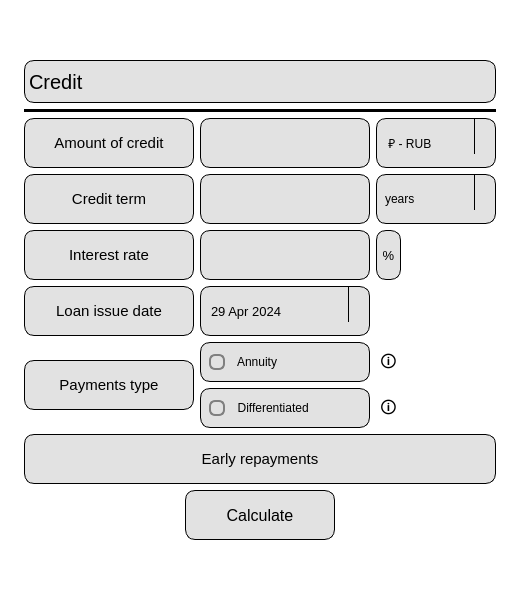
<?xml version="1.0" encoding="UTF-8"?>
<ui version="4.0">
 <class>s21_credit</class>
 <widget class="QMainWindow" name="s21_credit">
  <property name="geometry">
   <rect>
    <x>0</x>
    <y>0</y>
    <width>520</width>
    <height>600</height>
   </rect>
  </property>
  <property name="minimumSize">
   <size>
    <width>520</width>
    <height>600</height>
   </size>
  </property>
  <property name="maximumSize">
   <size>
    <width>520</width>
    <height>600</height>
   </size>
  </property>
  <property name="windowTitle">
   <string>Calculator (by kossadda)</string>
  </property>
  <property name="windowIcon">
   <iconset>
    <normaloff>../pics/credit.png</normaloff>../pics/credit.png</iconset>
  </property>
  <property name="windowOpacity">
   <double>0.975000000000000</double>
  </property>
  <widget class="QWidget" name="centralwidget">
   <property name="minimumSize">
    <size>
     <width>440</width>
     <height>550</height>
    </size>
   </property>
   <property name="maximumSize">
    <size>
     <width>16777215</width>
     <height>16777215</height>
    </size>
   </property>
   <property name="styleSheet">
    <string notr="true">background-color: rgb(255, 255, 255);</string>
   </property>
   <layout class="QGridLayout" name="gridLayout">
    <item row="3" column="0">
     <layout class="QGridLayout" name="layout">
      <property name="leftMargin">
       <number>15</number>
      </property>
      <property name="topMargin">
       <number>15</number>
      </property>
      <property name="rightMargin">
       <number>15</number>
      </property>
      <property name="bottomMargin">
       <number>15</number>
      </property>
      <item row="9" column="1">
       <widget class="QRadioButton" name="differentiated">
        <property name="sizePolicy">
         <sizepolicy hsizetype="Fixed" vsizetype="Fixed">
          <horstretch>0</horstretch>
          <verstretch>0</verstretch>
         </sizepolicy>
        </property>
        <property name="minimumSize">
         <size>
          <width>170</width>
          <height>25</height>
         </size>
        </property>
        <property name="maximumSize">
         <size>
          <width>16777215</width>
          <height>40</height>
         </size>
        </property>
        <property name="styleSheet">
         <string notr="true">QRadioButton::indicator {
    border: 2px solid #808080;
    width: 12px;
    height: 12px;
    border-radius: 6px;
	color: rgb(0, 0, 0);
}

QRadioButton::indicator:checked {
    background-color: rgb(175, 97, 33);
    border: 3px solid #808080;
}

QRadioButton{
    border-radius: 10px;
    padding: 0 8px;
	background-color: rgb(226, 226, 226);
	color:black;
	border: 1px solid black;
}
</string>
        </property>
        <property name="text">
         <string>  Differentiated</string>
        </property>
       </widget>
      </item>
      <item row="5" column="1">
       <widget class="QLineEdit" name="time_edit">
        <property name="sizePolicy">
         <sizepolicy hsizetype="Fixed" vsizetype="Expanding">
          <horstretch>0</horstretch>
          <verstretch>0</verstretch>
         </sizepolicy>
        </property>
        <property name="minimumSize">
         <size>
          <width>170</width>
          <height>35</height>
         </size>
        </property>
        <property name="maximumSize">
         <size>
          <width>16777215</width>
          <height>50</height>
         </size>
        </property>
        <property name="font">
         <font>
          <pointsize>10</pointsize>
         </font>
        </property>
        <property name="styleSheet">
         <string notr="true">QLineEdit {
    border-radius: 10px;
    padding: 0 8px;
	background-color: rgb(226, 226, 226);
	color:black;
	border: 1px solid black;
}</string>
        </property>
        <property name="text">
         <string/>
        </property>
        <property name="placeholderText">
         <string/>
        </property>
       </widget>
      </item>
      <item row="7" column="0">
       <widget class="QLabel" name="loan_label">
        <property name="sizePolicy">
         <sizepolicy hsizetype="Fixed" vsizetype="Expanding">
          <horstretch>0</horstretch>
          <verstretch>0</verstretch>
         </sizepolicy>
        </property>
        <property name="minimumSize">
         <size>
          <width>170</width>
          <height>35</height>
         </size>
        </property>
        <property name="maximumSize">
         <size>
          <width>16777215</width>
          <height>50</height>
         </size>
        </property>
        <property name="font">
         <font>
          <pointsize>11</pointsize>
         </font>
        </property>
        <property name="styleSheet">
         <string notr="true">border-radius: 10px;
background-color: rgb(226, 226, 226);
color:black;
border: 1px solid black;</string>
        </property>
        <property name="text">
         <string>Loan issue date</string>
        </property>
        <property name="alignment">
         <set>Qt::AlignCenter</set>
        </property>
       </widget>
      </item>
      <item row="4" column="0">
       <widget class="QLabel" name="amount_label">
        <property name="sizePolicy">
         <sizepolicy hsizetype="Fixed" vsizetype="Expanding">
          <horstretch>0</horstretch>
          <verstretch>0</verstretch>
         </sizepolicy>
        </property>
        <property name="minimumSize">
         <size>
          <width>170</width>
          <height>35</height>
         </size>
        </property>
        <property name="maximumSize">
         <size>
          <width>16777215</width>
          <height>50</height>
         </size>
        </property>
        <property name="font">
         <font>
          <pointsize>11</pointsize>
         </font>
        </property>
        <property name="styleSheet">
         <string notr="true">border-radius: 10px;
background-color: rgb(226, 226, 226);
color:black;
border: 1px solid black;</string>
        </property>
        <property name="text">
         <string>Amount of credit</string>
        </property>
        <property name="alignment">
         <set>Qt::AlignCenter</set>
        </property>
       </widget>
      </item>
      <item row="4" column="1">
       <widget class="QLineEdit" name="amount_edit">
        <property name="sizePolicy">
         <sizepolicy hsizetype="Fixed" vsizetype="Expanding">
          <horstretch>0</horstretch>
          <verstretch>0</verstretch>
         </sizepolicy>
        </property>
        <property name="minimumSize">
         <size>
          <width>170</width>
          <height>35</height>
         </size>
        </property>
        <property name="maximumSize">
         <size>
          <width>16777215</width>
          <height>50</height>
         </size>
        </property>
        <property name="font">
         <font>
          <pointsize>10</pointsize>
         </font>
        </property>
        <property name="styleSheet">
         <string notr="true">QLineEdit {
    border-radius: 10px;
    padding: 0 8px;
	background-color: rgb(226, 226, 226);
	color:black;
	border: 1px solid black;
}</string>
        </property>
        <property name="text">
         <string/>
        </property>
        <property name="placeholderText">
         <string/>
        </property>
       </widget>
      </item>
      <item row="11" column="0" colspan="3">
       <layout class="QVBoxLayout" name="layout_1"/>
      </item>
      <item row="5" column="0">
       <widget class="QLabel" name="credit_label">
        <property name="sizePolicy">
         <sizepolicy hsizetype="Fixed" vsizetype="Expanding">
          <horstretch>0</horstretch>
          <verstretch>0</verstretch>
         </sizepolicy>
        </property>
        <property name="minimumSize">
         <size>
          <width>170</width>
          <height>35</height>
         </size>
        </property>
        <property name="maximumSize">
         <size>
          <width>16777215</width>
          <height>50</height>
         </size>
        </property>
        <property name="font">
         <font>
          <pointsize>11</pointsize>
         </font>
        </property>
        <property name="styleSheet">
         <string notr="true">border-radius: 10px;
background-color: rgb(226, 226, 226);
color:black;
border: 1px solid black;</string>
        </property>
        <property name="text">
         <string>Credit term</string>
        </property>
        <property name="alignment">
         <set>Qt::AlignCenter</set>
        </property>
       </widget>
      </item>
      <item row="12" column="0" colspan="3">
       <layout class="QHBoxLayout" name="layout_2">
        <item>
         <spacer name="spacer_6">
          <property name="orientation">
           <enum>Qt::Horizontal</enum>
          </property>
          <property name="sizeType">
           <enum>QSizePolicy::Preferred</enum>
          </property>
          <property name="sizeHint" stdset="0">
           <size>
            <width>40</width>
            <height>20</height>
           </size>
          </property>
         </spacer>
        </item>
        <item>
         <widget class="QPushButton" name="calculate">
          <property name="sizePolicy">
           <sizepolicy hsizetype="Fixed" vsizetype="Fixed">
            <horstretch>0</horstretch>
            <verstretch>0</verstretch>
           </sizepolicy>
          </property>
          <property name="minimumSize">
           <size>
            <width>150</width>
            <height>50</height>
           </size>
          </property>
          <property name="maximumSize">
           <size>
            <width>150</width>
            <height>50</height>
           </size>
          </property>
          <property name="font">
           <font>
            <pointsize>12</pointsize>
           </font>
          </property>
          <property name="styleSheet">
           <string notr="true">QPushButton {
border-radius: 10px;
background-color: rgb(226, 226, 226);
color:black;
border: 1px solid black;
}

QPushButton:pressed {
background-color: rgb(175, 97, 33);
}</string>
          </property>
          <property name="text">
           <string>Calculate</string>
          </property>
         </widget>
        </item>
        <item>
         <spacer name="spacer_5">
          <property name="orientation">
           <enum>Qt::Horizontal</enum>
          </property>
          <property name="sizeType">
           <enum>QSizePolicy::Preferred</enum>
          </property>
          <property name="sizeHint" stdset="0">
           <size>
            <width>40</width>
            <height>20</height>
           </size>
          </property>
         </spacer>
        </item>
       </layout>
      </item>
      <item row="10" column="0" colspan="3">
       <widget class="QLabel" name="payment_2">
        <property name="sizePolicy">
         <sizepolicy hsizetype="Preferred" vsizetype="Preferred">
          <horstretch>0</horstretch>
          <verstretch>0</verstretch>
         </sizepolicy>
        </property>
        <property name="minimumSize">
         <size>
          <width>0</width>
          <height>35</height>
         </size>
        </property>
        <property name="maximumSize">
         <size>
          <width>1558154</width>
          <height>50</height>
         </size>
        </property>
        <property name="font">
         <font>
          <pointsize>11</pointsize>
         </font>
        </property>
        <property name="styleSheet">
         <string notr="true">border-radius: 10px;
background-color: rgb(226, 226, 226);
color:black;
	border: 1px solid black;</string>
        </property>
        <property name="text">
         <string>Early repayments</string>
        </property>
        <property name="alignment">
         <set>Qt::AlignCenter</set>
        </property>
       </widget>
      </item>
      <item row="3" column="0" colspan="3">
       <widget class="Line" name="line">
        <property name="minimumSize">
         <size>
          <width>0</width>
          <height>1</height>
         </size>
        </property>
        <property name="styleSheet">
         <string notr="true">background-color: rgb(0, 0, 0);</string>
        </property>
        <property name="orientation">
         <enum>Qt::Horizontal</enum>
        </property>
       </widget>
      </item>
      <item row="7" column="1">
       <widget class="QDateEdit" name="date_edit">
        <property name="sizePolicy">
         <sizepolicy hsizetype="Fixed" vsizetype="Expanding">
          <horstretch>0</horstretch>
          <verstretch>0</verstretch>
         </sizepolicy>
        </property>
        <property name="minimumSize">
         <size>
          <width>170</width>
          <height>35</height>
         </size>
        </property>
        <property name="maximumSize">
         <size>
          <width>16777215</width>
          <height>50</height>
         </size>
        </property>
        <property name="font">
         <font>
          <pointsize>10</pointsize>
         </font>
        </property>
        <property name="styleSheet">
         <string notr="true">QDateEdit {
    border-radius: 10px;
    padding: 0 8px;
	background-color: rgb(226, 226, 226);
	color:black;
	border: 1px solid black;
}

QDateEdit::drop-down {
    border-left-width: 1px;
    border-left-color: black;
    border-left-style: solid;
    width: 20px;
    height: 35px;
    border-top-right-radius: 9px;
    border-bottom-right-radius: 9px;
}

QDateEdit QCalendarWidget {
    color: black;
}

QDateEdit QCalendarWidget QAbstractItemView {
    background-color: white;
    color: black;
}

QDateEdit QCalendarWidget QToolButton {
    color: black;
}

QDateEdit QCalendarWidget QToolButton QMenu {
    color: black;
}</string>
        </property>
        <property name="maximumDateTime">
         <datetime>
          <hour>10</hour>
          <minute>59</minute>
          <second>59</second>
          <year>9999</year>
          <month>12</month>
          <day>11</day>
         </datetime>
        </property>
        <property name="calendarPopup">
         <bool>true</bool>
        </property>
        <property name="date">
         <date>
          <year>2024</year>
          <month>4</month>
          <day>29</day>
         </date>
        </property>
       </widget>
      </item>
      <item row="9" column="2">
       <widget class="QLabel" name="info_label_2">
        <property name="sizePolicy">
         <sizepolicy hsizetype="Fixed" vsizetype="Fixed">
          <horstretch>0</horstretch>
          <verstretch>0</verstretch>
         </sizepolicy>
        </property>
        <property name="minimumSize">
         <size>
          <width>25</width>
          <height>25</height>
         </size>
        </property>
        <property name="maximumSize">
         <size>
          <width>16777215</width>
          <height>40</height>
         </size>
        </property>
        <property name="font">
         <font>
          <pointsize>12</pointsize>
         </font>
        </property>
        <property name="toolTip">
         <string>&lt;html&gt;&lt;head/&gt;&lt;body&gt;&lt;p&gt;Differentiated payment is a variant of monthly loan payment, when the size of the monthly loan repayment gradually decreases towards the end of the loan period.&lt;/p&gt;&lt;/body&gt;&lt;/html&gt;</string>
        </property>
        <property name="styleSheet">
         <string notr="true">QToolTip {
    padding: 0 8px;
	background-color: rgb(226, 226, 226);
	color:black;
	border: 1px solid black;
}

QLabel {
	margin-top: 3px;
	color:black;
}
</string>
        </property>
        <property name="text">
         <string>🛈</string>
        </property>
        <property name="alignment">
         <set>Qt::AlignCenter</set>
        </property>
       </widget>
      </item>
      <item row="2" column="0" colspan="3">
       <widget class="QComboBox" name="creditBox">
        <property name="sizePolicy">
         <sizepolicy hsizetype="Expanding" vsizetype="Expanding">
          <horstretch>0</horstretch>
          <verstretch>0</verstretch>
         </sizepolicy>
        </property>
        <property name="minimumSize">
         <size>
          <width>0</width>
          <height>43</height>
         </size>
        </property>
        <property name="maximumSize">
         <size>
          <width>16777215</width>
          <height>43</height>
         </size>
        </property>
        <property name="font">
         <font>
          <pointsize>15</pointsize>
          <bold>false</bold>
          <underline>false</underline>
         </font>
        </property>
        <property name="styleSheet">
         <string notr="true">QComboBox {
	border-radius: 10px;
	background-color: rgb(226, 226, 226);
	border: 15px; 
	text-align: center;
	color: rgb(0, 0, 0);
	border: 1px solid black;
}

QComboBox::drop-down {
	border: none; 
}</string>
        </property>
        <property name="editable">
         <bool>false</bool>
        </property>
        <property name="placeholderText">
         <string/>
        </property>
        <property name="frame">
         <bool>true</bool>
        </property>
        <item>
         <property name="text">
          <string>Credit</string>
         </property>
        </item>
        <item>
         <property name="text">
          <string>Engineer</string>
         </property>
        </item>
        <item>
         <property name="text">
          <string>Deposit</string>
         </property>
        </item>
       </widget>
      </item>
      <item row="6" column="1">
       <widget class="QLineEdit" name="percent_edit">
        <property name="sizePolicy">
         <sizepolicy hsizetype="Fixed" vsizetype="Expanding">
          <horstretch>0</horstretch>
          <verstretch>0</verstretch>
         </sizepolicy>
        </property>
        <property name="minimumSize">
         <size>
          <width>170</width>
          <height>35</height>
         </size>
        </property>
        <property name="maximumSize">
         <size>
          <width>16777215</width>
          <height>50</height>
         </size>
        </property>
        <property name="font">
         <font>
          <pointsize>10</pointsize>
         </font>
        </property>
        <property name="styleSheet">
         <string notr="true">QLineEdit {
    border-radius: 10px;
    padding: 0 8px;
	background-color: rgb(226, 226, 226);
	color:black;
	border: 1px solid black;
}</string>
        </property>
        <property name="text">
         <string/>
        </property>
        <property name="placeholderText">
         <string/>
        </property>
       </widget>
      </item>
      <item row="5" column="2">
       <widget class="QComboBox" name="time_box">
        <property name="sizePolicy">
         <sizepolicy hsizetype="Expanding" vsizetype="Expanding">
          <horstretch>0</horstretch>
          <verstretch>0</verstretch>
         </sizepolicy>
        </property>
        <property name="minimumSize">
         <size>
          <width>50</width>
          <height>35</height>
         </size>
        </property>
        <property name="maximumSize">
         <size>
          <width>16777215</width>
          <height>50</height>
         </size>
        </property>
        <property name="styleSheet">
         <string notr="true">QComboBox {
    border-radius: 10px;
    padding-right: 20px;
    padding: 0 8px;
    background-color: rgb(226, 226, 226);
    color: black;
    border: 1px solid black;
}

QComboBox::drop-down {
    border-left-width: 1px;
    border-left-color: black;
    border-left-style: solid;
    width: 20px;
    height: 35px;
    border-top-right-radius: 9px;
    border-bottom-right-radius: 9px;
}

QComboBox::down-arrow {
    width: 16px;
    height: 16px;
}
</string>
        </property>
        <item>
         <property name="text">
          <string>years</string>
         </property>
        </item>
        <item>
         <property name="text">
          <string>months</string>
         </property>
        </item>
       </widget>
      </item>
      <item row="8" column="1">
       <widget class="QRadioButton" name="annuity">
        <property name="sizePolicy">
         <sizepolicy hsizetype="Fixed" vsizetype="Fixed">
          <horstretch>0</horstretch>
          <verstretch>0</verstretch>
         </sizepolicy>
        </property>
        <property name="minimumSize">
         <size>
          <width>170</width>
          <height>25</height>
         </size>
        </property>
        <property name="maximumSize">
         <size>
          <width>16777215</width>
          <height>40</height>
         </size>
        </property>
        <property name="styleSheet">
         <string notr="true">QRadioButton::indicator {
    border: 2px solid #808080;
    width: 12px;
    height: 12px;
    border-radius: 6px;
}

QRadioButton::indicator:checked {
    background-color: rgb(175, 97, 33);
    border: 3px solid #808080;
}

QRadioButton{
    border-radius: 10px;
    padding: 0 8px;
	background-color: rgb(226, 226, 226);
	color:black;
	border: 1px solid black;
}</string>
        </property>
        <property name="text">
         <string>  Annuity</string>
        </property>
       </widget>
      </item>
      <item row="8" column="0" rowspan="2">
       <widget class="QLabel" name="payment_label">
        <property name="sizePolicy">
         <sizepolicy hsizetype="Fixed" vsizetype="Preferred">
          <horstretch>0</horstretch>
          <verstretch>0</verstretch>
         </sizepolicy>
        </property>
        <property name="minimumSize">
         <size>
          <width>170</width>
          <height>35</height>
         </size>
        </property>
        <property name="maximumSize">
         <size>
          <width>1558154</width>
          <height>50</height>
         </size>
        </property>
        <property name="font">
         <font>
          <pointsize>11</pointsize>
         </font>
        </property>
        <property name="styleSheet">
         <string notr="true">border-radius: 10px;
background-color: rgb(226, 226, 226);
color:black;
border: 1px solid black;</string>
        </property>
        <property name="text">
         <string>Payments type</string>
        </property>
        <property name="alignment">
         <set>Qt::AlignCenter</set>
        </property>
       </widget>
      </item>
      <item row="6" column="0">
       <widget class="QLabel" name="interest_label">
        <property name="sizePolicy">
         <sizepolicy hsizetype="Fixed" vsizetype="Expanding">
          <horstretch>0</horstretch>
          <verstretch>0</verstretch>
         </sizepolicy>
        </property>
        <property name="minimumSize">
         <size>
          <width>170</width>
          <height>35</height>
         </size>
        </property>
        <property name="maximumSize">
         <size>
          <width>16777215</width>
          <height>50</height>
         </size>
        </property>
        <property name="font">
         <font>
          <pointsize>11</pointsize>
         </font>
        </property>
        <property name="styleSheet">
         <string notr="true">border-radius: 10px;
background-color: rgb(226, 226, 226);
color:black;
border: 1px solid black;</string>
        </property>
        <property name="text">
         <string>Interest rate</string>
        </property>
        <property name="alignment">
         <set>Qt::AlignCenter</set>
        </property>
       </widget>
      </item>
      <item row="4" column="2">
       <widget class="QComboBox" name="sum_box">
        <property name="sizePolicy">
         <sizepolicy hsizetype="Expanding" vsizetype="Expanding">
          <horstretch>0</horstretch>
          <verstretch>0</verstretch>
         </sizepolicy>
        </property>
        <property name="minimumSize">
         <size>
          <width>50</width>
          <height>35</height>
         </size>
        </property>
        <property name="maximumSize">
         <size>
          <width>16777215</width>
          <height>50</height>
         </size>
        </property>
        <property name="styleSheet">
         <string notr="true">QComboBox {
    border-radius: 10px;
    padding-right: 20px;
    padding: 0 8px;
    background-color: rgb(226, 226, 226);
    color: black;
    border: 1px solid black;
}

QComboBox::drop-down {
    border-left-width: 1px;
    border-left-color: black;
    border-left-style: solid;
    width: 20px;
    height: 35px;
    border-top-right-radius: 9px;
    border-bottom-right-radius: 9px;
}

QComboBox::down-arrow {
    width: 16px;
    height: 16px;
}
</string>
        </property>
        <item>
         <property name="text">
          <string> ₽ - RUB</string>
         </property>
        </item>
        <item>
         <property name="text">
          <string> $ - USD</string>
         </property>
        </item>
        <item>
         <property name="text">
          <string> € - EUR</string>
         </property>
        </item>
        <item>
         <property name="text">
          <string> ¥ - CNY</string>
         </property>
        </item>
        <item>
         <property name="text">
          <string> ₹ - INR</string>
         </property>
        </item>
        <item>
         <property name="text">
          <string> ₸ - KZT</string>
         </property>
        </item>
        <item>
         <property name="text">
          <string> ¥ - JPY</string>
         </property>
        </item>
        <item>
         <property name="text">
          <string> ₣ - CHF</string>
         </property>
        </item>
        <item>
         <property name="text">
          <string> ฿ - THB</string>
         </property>
        </item>
        <item>
         <property name="text">
          <string> ₾ - GEL</string>
         </property>
        </item>
       </widget>
      </item>
      <item row="6" column="2">
       <widget class="QLabel" name="percent_label">
        <property name="sizePolicy">
         <sizepolicy hsizetype="Fixed" vsizetype="Expanding">
          <horstretch>0</horstretch>
          <verstretch>0</verstretch>
         </sizepolicy>
        </property>
        <property name="minimumSize">
         <size>
          <width>0</width>
          <height>35</height>
         </size>
        </property>
        <property name="maximumSize">
         <size>
          <width>25</width>
          <height>50</height>
         </size>
        </property>
        <property name="font">
         <font>
          <pointsize>10</pointsize>
         </font>
        </property>
        <property name="styleSheet">
         <string notr="true">border-radius: 10px;
background-color: rgb(226, 226, 226);
color:black;
border: 1px solid black;</string>
        </property>
        <property name="text">
         <string>%</string>
        </property>
        <property name="alignment">
         <set>Qt::AlignCenter</set>
        </property>
       </widget>
      </item>
      <item row="8" column="2">
       <widget class="QLabel" name="info_label_3">
        <property name="sizePolicy">
         <sizepolicy hsizetype="Fixed" vsizetype="Fixed">
          <horstretch>0</horstretch>
          <verstretch>0</verstretch>
         </sizepolicy>
        </property>
        <property name="minimumSize">
         <size>
          <width>25</width>
          <height>25</height>
         </size>
        </property>
        <property name="maximumSize">
         <size>
          <width>16777215</width>
          <height>40</height>
         </size>
        </property>
        <property name="font">
         <font>
          <pointsize>12</pointsize>
         </font>
        </property>
        <property name="toolTip">
         <string>&lt;html&gt;&lt;head/&gt;&lt;body&gt;&lt;p&gt;An annuity payment is a variant of monthly loan payment, when the amount of the monthly payment remains constant throughout the entire loan period.&lt;/p&gt;&lt;/body&gt;&lt;/html&gt;</string>
        </property>
        <property name="styleSheet">
         <string notr="true">QToolTip {
    padding: 0 8px;
	background-color: rgb(226, 226, 226);
	color:black;
	border: 1px solid black;
}

QLabel {
	margin-top: 3px;
	color:black;
}
</string>
        </property>
        <property name="text">
         <string>🛈</string>
        </property>
        <property name="alignment">
         <set>Qt::AlignCenter</set>
        </property>
       </widget>
      </item>
     </layout>
    </item>
   </layout>
  </widget>
 </widget>
 <resources/>
 <connections/>
</ui>
